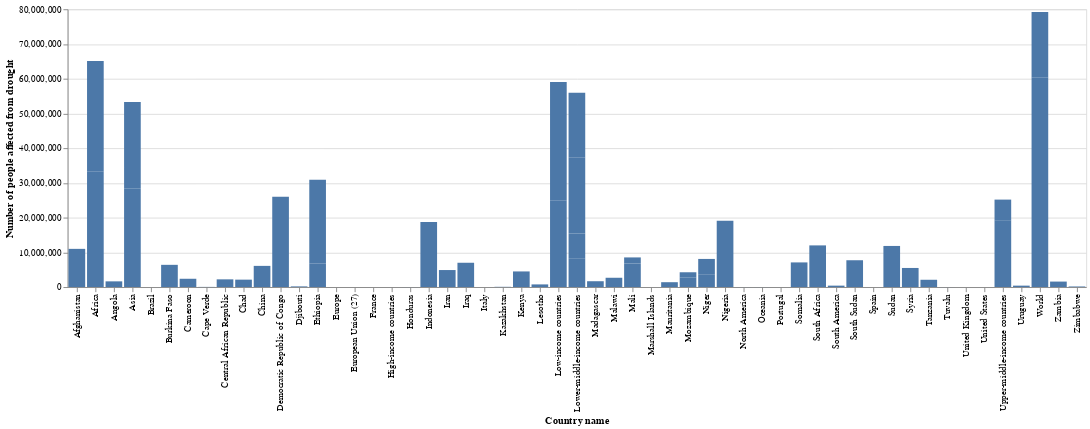

The code cell stored with this chart in its notebook:
### Code cell
alt.Chart(subset).mark_bar().encode(
    x = 'Country name',
    y = 'Number of people affected from drought',
    #color = 'count()'
)
